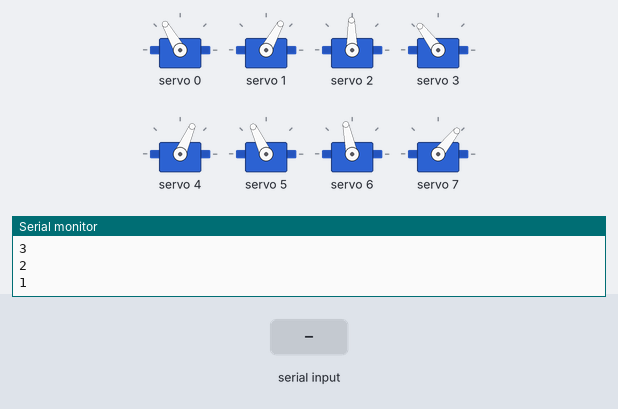
Recording of a sketch running on a simulated ESP32. On the bench: 8 × servo, the last lines printed to the serial monitor. Inputs (shaded band) come from the test bench.

Above: at 12.2 s.
12.3 s: "2" received over Serial
At 12.86 s:
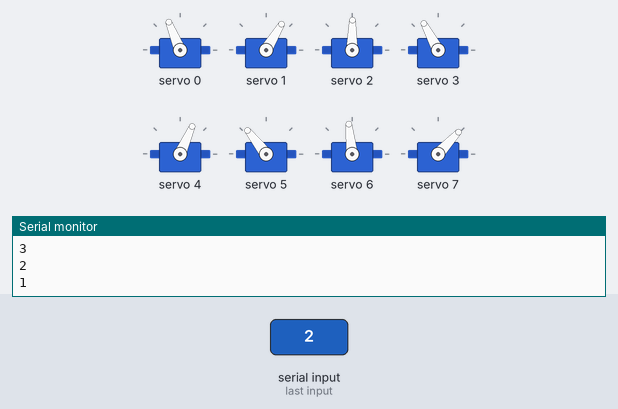
At 13.36 s:
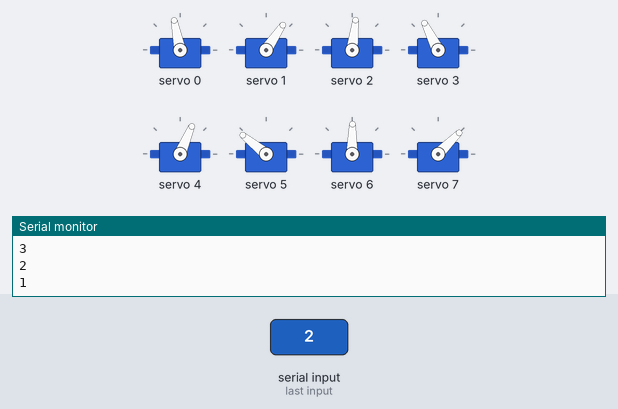
15.3 s: "1" received over Serial
18.3 s: "0" received over Serial
At 19.4 s:
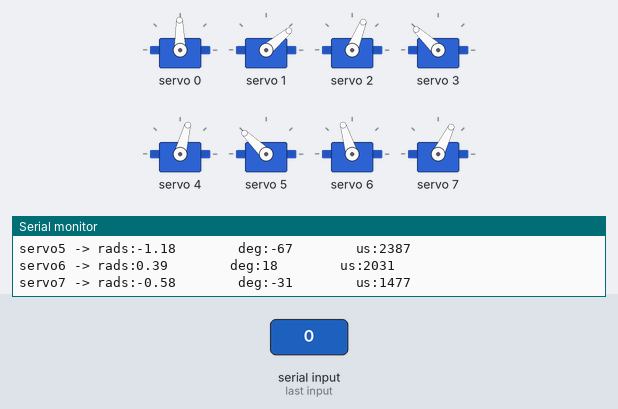
Timing chart, 0 to 21.3 s (numbered marks = the images above; inputs shaded):
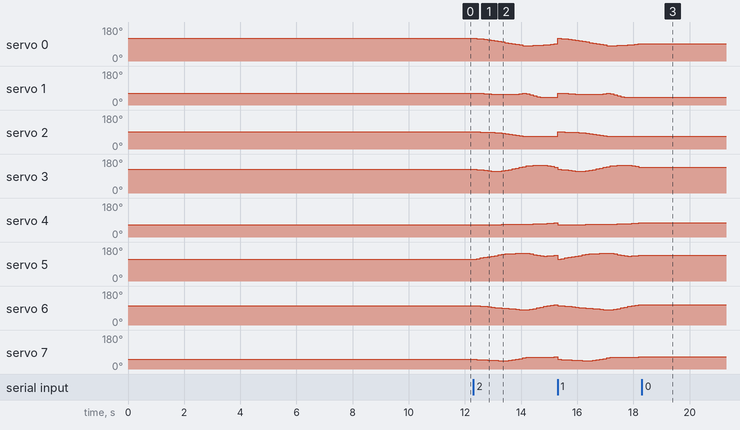

The sketch:

3D_SS_66.ino
```cpp
// HOW TO:
// ------------------------------
// Serial input = 2 -> Steps through gait sequence once and stops at the end.
// Serial input = 1 -> Steps through gait sequence in a loop.
// Serial input = 0 -> Stops infinite loop at the node where it is at that moment

//Gait template
#include <Wire.h>
#include <Adafruit_PWMServoDriver.h>

Adafruit_PWMServoDriver pca9685 = Adafruit_PWMServoDriver();

#define SERVO_FREQ 300
#define SER0 0 //Hip 1
#define SER1 1 //Knee 1
#define SER2 2 //Hip 2
#define SER3 3 //Knee 2
#define SER4 4 //Hip 3
#define SER5 5 //Knee 3
#define SER6 6 //Hip 4
#define SER7 7 //Knee 4

// Insert servo angles here:
// For 3D gaits, these angles are obtained from linearisation.py
// For 2D gaits, these angles are obtained from 2D_trajectory_reader.py
float SS_servo0[] = {-0.6553775 , -0.63381508, -0.57083755, -0.5078698 , -0.44450007, -0.38113034, -0.31603745, -0.24982825, -0.17695997, -0.09766893, -0.01695766,  0.06376772,  0.14464093,  0.22577298,  0.30468285,  0.31675042,  0.28329103,  0.27027417,  0.26352385,  0.2517933 ,  0.22203415,  0.17912455,  0.13102407,  0.08236002,  0.03362962, -0.00905534, -0.04730767, -0.08556   , -0.12361376, -0.15071626, -0.17781876, -0.20101563, -0.2236159 , -0.25221547, -0.28211492, -0.31504341, -0.35281609, -0.3913427 , -0.43577786, -0.47847643, -0.52734798, -0.56677071, -0.60312237, -0.63217366, -0.64473747, -0.64819701, -0.65266687, -0.6579743 , -0.66188621, -0.663303  , -0.66421441, -0.66423286, -0.66041278, -0.65689149, -0.65393506, -0.65426092};
float SS_servo1[] = {0.63895139, 0.63602   , 0.64969253, 0.66696792, 0.69232808, 0.71768823, 0.73949724, 0.75798851, 0.76562572, 0.76682089, 0.75656509, 0.71573593, 0.70470694, 0.6906076 , 0.62635886, 0.67927143, 0.84795803, 0.96516028, 1.05744508, 1.13185576, 1.16324072, 1.16871291, 1.16579149, 1.16017414, 1.14579492, 1.12008855, 1.08876294, 1.05743732, 1.0260582 , 0.99172828, 0.95739835, 0.93093374, 0.92534892, 0.93442057, 0.94848351, 0.98286822, 1.05638134, 1.1312495 , 1.20952441, 1.26945731, 1.33833793, 1.38206722, 1.41795999, 1.43283591, 1.39380696, 1.3441914 , 1.30241528, 1.26136442, 1.20572959, 1.13173294, 1.05285786, 0.97331396, 0.88819841, 0.80319   , 0.71838417, 0.65040339};
float SS_servo2[] = {-0.08977472, -0.10204909, -0.11299457, -0.13362749, -0.15126357, -0.16889965, -0.19845105, -0.23395678, -0.28588584, -0.34636653, -0.41088242, -0.47493729, -0.53546963, -0.59194897, -0.64107413, -0.66269541, -0.66169124, -0.65605098, -0.65454799, -0.65565803, -0.65439703, -0.65168781, -0.65039062, -0.64449615, -0.64385002, -0.62820638, -0.59557766, -0.56294895, -0.52969826, -0.462144  , -0.39458975, -0.32468442, -0.27369782, -0.20053009, -0.12130441, -0.04104436,  0.03945627,  0.11999275,  0.20063808,  0.28102221,  0.35939746,  0.42190044,  0.47518797,  0.49324306,  0.41412544,  0.3576568 ,  0.31242797,  0.26983757,  0.22641953,  0.18366052,  0.13867248,  0.09492519,  0.05349813,  0.0106242 , -0.03498499, -0.07769809};
float SS_servo3[] = {0.73977638, 0.69743302, 0.62812107, 0.57847433, 0.53017748, 0.48188064, 0.46108762, 0.45424028, 0.49525765, 0.57075421, 0.6670392 , 0.77369475, 0.88514769, 0.99119309, 1.08201855, 1.15077269, 1.19838496, 1.23240427, 1.2647032 , 1.27918377, 1.24036168, 1.17013957, 1.08898564, 0.99753838, 0.92090936, 0.85962965, 0.8073983 , 0.75516695, 0.70353481, 0.68495042, 0.66636602, 0.66457728, 0.69523858, 0.70266985, 0.70413986, 0.70249905, 0.68840959, 0.665529  , 0.64723977, 0.58304306, 0.54269297, 0.4900913 , 0.43174213, 0.39422064, 0.50856994, 0.5806193 , 0.63286143, 0.67739778, 0.70801048, 0.71600301, 0.7203952 , 0.72363868, 0.72251456, 0.72344399, 0.72825562, 0.7431462 };
float SS_servo4[] = { 6.51387616e-01,  6.62044933e-01,  6.61768428e-01,  6.59305588e-01,  6.58010336e-01,  6.56715083e-01,  6.52250000e-01,  6.46595179e-01,  6.40202697e-01,  6.35013716e-01,  6.28804975e-01,  6.28676687e-01,  6.31324567e-01,  6.33753861e-01,  6.36789927e-01,  6.36961535e-01,  6.26030921e-01,  6.06059949e-01,  5.81295991e-01,  5.54025260e-01,  5.27815560e-01,  5.00162057e-01,  4.79607164e-01,  4.50176715e-01,  4.05450179e-01,  3.58733749e-01,  3.12086826e-01,  2.65439903e-01,  2.18821799e-01,  1.73793103e-01,  1.28764407e-01,  8.45874074e-02,  4.00948145e-02, -2.16812259e-04, -4.07590914e-02, -7.91911638e-02, -1.15935528e-01, -1.56829190e-01, -2.03674156e-01, -2.59285197e-01, -3.05273533e-01, -3.01216865e-01, -2.75157814e-01, -2.12075148e-01, -1.32931559e-01, -5.19485953e-02,  2.92111735e-02,  1.10127474e-01,  1.87665096e-01,  2.59260914e-01,  3.25617913e-01,  3.91308297e-01,  4.59054607e-01,  5.28350949e-01,  6.00577584e-01,  6.45432388e-01};
float SS_servo5[] = {-0.69407511, -0.77098958, -0.85080316, -0.93008429, -1.00825652, -1.08642876, -1.16122567, -1.23416051, -1.29630703, -1.34517036, -1.37658014, -1.40628911, -1.42672715, -1.44247693, -1.45954242, -1.43189248, -1.35832877, -1.27171266, -1.18526592, -1.1142074 , -1.0940232 , -1.10476037, -1.14867802, -1.18008216, -1.18457856, -1.18521983, -1.18852888, -1.19183792, -1.19499345, -1.18968151, -1.18436957, -1.16234888, -1.11349626, -1.07675735, -1.03658311, -0.98546968, -0.90121614, -0.80702788, -0.71129363, -0.61210469, -0.5344591 , -0.52550836, -0.54329284, -0.60919123, -0.69977987, -0.74079268, -0.79341841, -0.81635396, -0.81339245, -0.80438639, -0.78929931, -0.77049   , -0.75309726, -0.73802409, -0.72733599, -0.68361997};
float SS_servo6[] = { 0.22109166,  0.20058581,  0.16438502,  0.13111533,  0.09379893,  0.05648252,  0.01690836, -0.02247291, -0.05862143, -0.09180143, -0.12479023, -0.15300521, -0.18343794, -0.2154344 , -0.25018954, -0.25437686, -0.18734269, -0.10643529, -0.02557896,  0.0548245 ,  0.13298483,  0.2005801 ,  0.26194215,  0.31774988,  0.38618885,  0.44023822,  0.46781617,  0.49539413,  0.52256329,  0.52718647,  0.53180965,  0.55270309,  0.57813426,  0.59977967,  0.62148437,  0.63832054,  0.63378535,  0.63002139,  0.63605934,  0.65666804,  0.66942925,  0.65788693,  0.63432937,  0.5900219 ,  0.52865488,  0.4673627 ,  0.40617373,  0.34564527,  0.29980734,  0.28091416,  0.2741867 ,  0.27162094,  0.26851917,  0.2632214 ,  0.25377214,  0.23439309};
float SS_servo7[] = {-0.84328656, -0.86891841, -0.88663976, -0.91790931, -0.93591218, -0.95391506, -0.9687112 , -0.98370474, -0.99032056, -0.97900014, -0.94361165, -0.90109037, -0.83164424, -0.75254101, -0.65954829, -0.58565835, -0.60698987, -0.61328105, -0.61376599, -0.61351394, -0.61099636, -0.59801383, -0.57863101, -0.55313012, -0.58162387, -0.58621926, -0.50388826, -0.42155726, -0.34017731, -0.31125008, -0.28232286, -0.33314449, -0.42621175, -0.51051377, -0.59273506, -0.65621767, -0.65770315, -0.66058602, -0.68836925, -0.75330682, -0.80750388, -0.81750985, -0.80494533, -0.75616002, -0.68946714, -0.61486697, -0.53519991, -0.45604451, -0.41701525, -0.44767933, -0.51165461, -0.58657488, -0.66109242, -0.73401156, -0.80390895, -0.84145772};

int node=0;
int first=0;
int input=0;
int end_time=0;
int time_step=120000;
int steps = sizeof(SS_servo0)/sizeof(SS_servo0[0]);
int one_print = 0;

// -------------------Joint configurations-------------------
int servo0=0;
int servo0_deg=0;
int servo1=0;
int servo1_deg=0;
int servo2=0;
int servo2_deg=0;
int servo3=0;
int servo3_deg=0;
int servo4=0;
int servo4_deg=0;
int servo5=0;
int servo5_deg=0;
int servo6=0;
int servo6_deg=0;
int servo7=0;
int servo7_deg=0;

void setup() {
  Serial.begin(115200);
  pca9685.begin();

  pca9685.setOscillatorFrequency(27000000); //Value between 24MHz and 27MHz, tuned for this setup
  pca9685.setPWMFreq(SERVO_FREQ);
  delay (1000);

  servo0_deg=SS_servo0[0]/3.14159265*180;
  servo0=map(servo0_deg,-38,90,2200,1030);
  servo1_deg=SS_servo1[0]/3.14159265*180;
  servo1=map(servo1_deg,-90,90,2600,950);
  servo2_deg=SS_servo2[0]/3.14159265*180;
  servo2=map(servo2_deg,-38,90,1510,2730);
  servo3_deg=SS_servo3[0]/3.14159265*180;
  servo3=map(servo3_deg,-90,90,1100,2700);
  servo4_deg=SS_servo4[0]/3.14159265*180;
  servo4=map(servo4_deg,-90,38,2700,1500);
  servo5_deg=SS_servo5[0]/3.14159265*180;
  servo5=map(servo5_deg,-90,90,2600,930);
  servo6_deg=SS_servo6[0]/3.14159265*180;
  servo6=map(servo6_deg,-90,38,850,2250);
  servo7_deg=SS_servo7[0]/3.14159265*180;
  servo7=map(servo7_deg,-90,90,920,2620);

  pca9685.setPWM(SER0,0,servo0);
  pca9685.setPWM(SER1,0,servo1);
  pca9685.setPWM(SER2,0,servo2);
  pca9685.setPWM(SER3,0,servo3);
  pca9685.setPWM(SER4,0,servo4);
  pca9685.setPWM(SER5,0,servo5);
  pca9685.setPWM(SER6,0,servo6);
  pca9685.setPWM(SER7,0,servo7);

  Serial.print("Node:");
  Serial.println(node);
  Serial.print("servo0 -> rads:");
  Serial.print(SS_servo0[node]);
  Serial.print("        deg:");
  Serial.print(servo0_deg);
  Serial.print("        us:");
  Serial.println(servo0);
  Serial.print("servo1 -> rads:");
  Serial.print(SS_servo1[node]);
  Serial.print("        deg:");
  Serial.print(servo1_deg);
  Serial.print("        us:");
  Serial.println(servo1);
  Serial.print("servo2 -> rads:");
  Serial.print(SS_servo2[node]);
  Serial.print("        deg:");
  Serial.print(servo2_deg);
  Serial.print("        us:");
  Serial.println(servo2);
  Serial.print("servo3 -> rads:");
  Serial.print(SS_servo3[node]);
  Serial.print("        deg:");
  Serial.print(servo3_deg);
  Serial.print("        us:");
  Serial.println(servo3);
  Serial.print("servo4 -> rads:");
  Serial.print(SS_servo4[node]);
  Serial.print("        deg:");
  Serial.print(servo4_deg);
  Serial.print("        us:");
  Serial.println(servo4);
  Serial.print("servo5 -> rads:");
  Serial.print(SS_servo5[node]);
  Serial.print("        deg:");
  Serial.print(servo5_deg);
  Serial.print("        us:");
  Serial.println(servo5);
  Serial.print("servo6 -> rads:");
  Serial.print(SS_servo6[node]);
  Serial.print("        deg:");
  Serial.print(servo6_deg);
  Serial.print("        us:");
  Serial.println(servo6);
  Serial.print("servo7 -> rads:");
  Serial.print(SS_servo7[node]);
  Serial.print("        deg:");
  Serial.print(servo7_deg);
  Serial.print("        us:");
  Serial.println(servo7);

  Serial.println("10");
  delay(1000);
  Serial.println("9");
  delay(1000);
  Serial.println("8");
  delay(1000);
  Serial.println("7");
  delay(1000);
  Serial.println("6");
  delay(1000);
  Serial.println("5");
  delay(1000);
  Serial.println("4");
  delay(1000);
  Serial.println("3");
  delay(1000);
  Serial.println("2");
  delay(1000);
  Serial.println("1");
  delay(1000);

}

void loop()
{
  if(Serial.available()>0)
  {
    first=Serial.read();
    if(first=='2')
    {
      input=2;
      node=0;
      one_print=1;
    }
    if(first=='1')
    {
      input=1;
      node=0;
      one_print=1;
    }
    if(first=='0')
    {
      input=0;
    }
  }
  if(input==1 or input==2)
  {
      if(esp_timer_get_time()>=end_time)
      {
        servo0_deg=SS_servo0[node]/3.14159265*180;
        servo0=map(servo0_deg,-38,90,2200,1030);
        servo1_deg=SS_servo1[node]/3.14159265*180;
        servo1=map(servo1_deg,-90,90,2600,950);
        servo2_deg=SS_servo2[node]/3.14159265*180;
        servo2=map(servo2_deg,-38,90,1510,2730);
        servo3_deg=SS_servo3[node]/3.14159265*180;
        servo3=map(servo3_deg,-90,90,1100,2700);
        servo4_deg=SS_servo4[node]/3.14159265*180;
        servo4=map(servo4_deg,-90,38,2700,1500);
        servo5_deg=SS_servo5[node]/3.14159265*180;
        servo5=map(servo5_deg,-90,90,2600,930);
        servo6_deg=SS_servo6[node]/3.14159265*180;
        servo6=map(servo6_deg,-90,38,850,2250);
        servo7_deg=SS_servo7[node]/3.14159265*180;
        servo7=map(servo7_deg,-90,90,920,2620);

        pca9685.setPWM(SER0,0,servo0);
        pca9685.setPWM(SER1,0,servo1);
        pca9685.setPWM(SER2,0,servo2);
        pca9685.setPWM(SER3,0,servo3);
        pca9685.setPWM(SER4,0,servo4);
        pca9685.setPWM(SER5,0,servo5);
        pca9685.setPWM(SER6,0,servo6);
        pca9685.setPWM(SER7,0,servo7);

        node+=1;
        if(node>=steps and input==1)
        {
          Serial.print("Input:");
          Serial.println(input);
          node=0;
        }
        if(node>=steps and input==2)
        {
          Serial.print("Input:");
          Serial.println(input);
          input=0;
        }
         end_time=esp_timer_get_time()+time_step;
      }
   }

  if(input == 0)
  {
        pca9685.setPWM(SER0,0,servo0);
        pca9685.setPWM(SER1,0,servo1);
        pca9685.setPWM(SER2,0,servo2);
        pca9685.setPWM(SER3,0,servo3);
        pca9685.setPWM(SER4,0,servo4);
        pca9685.setPWM(SER5,0,servo5);
        pca9685.setPWM(SER6,0,servo6);
        pca9685.setPWM(SER7,0,servo7);

        if(one_print==1)
        {
          Serial.print("Input:");
          Serial.println(input);
          Serial.print("Node:");
          Serial.println(node);
          Serial.print("servo0 -> rads:");
          Serial.print(SS_servo0[node]);
          Serial.print("        deg:");
          Serial.print(servo0_deg);
          Serial.print("        us:");
          Serial.println(servo0);
          Serial.print("servo1 -> rads:");
          Serial.print(SS_servo1[node]);
          Serial.print("        deg:");
          Serial.print(servo1_deg);
          Serial.print("        us:");
          Serial.println(servo1);
          Serial.print("servo2 -> rads:");
          Serial.print(SS_servo2[node]);
          Serial.print("        deg:");
          Serial.print(servo2_deg);
          Serial.print("        us:");
          Serial.println(servo2);
          Serial.print("servo3 -> rads:");
          Serial.print(SS_servo3[node]);
          Serial.print("        deg:");
          Serial.print(servo3_deg);
          Serial.print("        us:");
          Serial.println(servo3);
          Serial.print("servo4 -> rads:");
          Serial.print(SS_servo4[node]);
          Serial.print("        deg:");
          Serial.print(servo4_deg);
          Serial.print("        us:");
          Serial.println(servo4);
          Serial.print("servo5 -> rads:");
          Serial.print(SS_servo5[node]);
          Serial.print("        deg:");
          Serial.print(servo5_deg);
          Serial.print("        us:");
          Serial.println(servo5);
          Serial.print("servo6 -> rads:");
          Serial.print(SS_servo6[node]);
          Serial.print("        deg:");
          Serial.print(servo6_deg);
          Serial.print("        us:");
          Serial.println(servo6);
          Serial.print("servo7 -> rads:");
          Serial.print(SS_servo7[node]);
          Serial.print("        deg:");
          Serial.print(servo7_deg);
          Serial.print("        us:");
          Serial.println(servo7);
          one_print=0;
        }

  }
}
```

Measured:
- after the input at 12.3 s, servo 0: 120° → 119° after 0.13 s, → 117° 0.13 s later, → 114° 0.13 s later, → 112° 0.13 s later, … (21 changes in this stretch); servo 1: 61° → 60° after 0.38 s, → 59° 0.13 s later, → 58° 0.12 s later, → 57° 0.13 s later, … (14 changes in this stretch)
- after the input at 18.3 s, servo 0: stops changing and stays 91°; servo 1: stops changing and stays 40°; servo 2: stops changing and stays 68°; servo 3: stops changing and stays 137°; servo 4: stops changing and stays 75°
